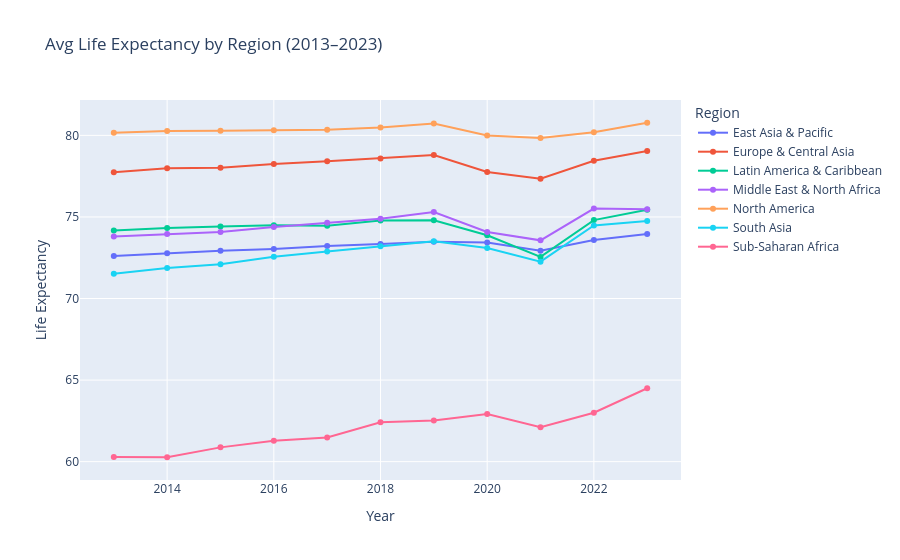

Source (notebook cell):
### Code cell
# Chart 1: how has life expectancy changed by region over time?
region_avg = df.groupby(['Year', 'Region'])['Life Expectancy'].mean().reset_index()
fig = px.line(region_avg, x='Year', y='Life Expectancy', color='Region',
              markers=True, title='Avg Life Expectancy by Region (2013–2023)')
fig.show()

### Figure 1 — Plotly figure (JSON) as saved in the notebook; plotly's stock layout.template omitted (floating-point values rounded to 4 significant figures)
{"data": [{"hovertemplate": "Region=East Asia & Pacific<br>Year=%{x}<br>Life Expectancy=%{y}<extra></extra>", "legendgroup": "East Asia & Pacific", "line": {"color": "#636efa", "dash": "solid"}, "marker": {"symbol": "circle"}, "mode": "lines+markers", "name": "East Asia & Pacific", "orientation": "v", "showlegend": true, "type": "scatter", "x": [2013, 2014, 2015, 2016, 2017, 2018, 2019, 2020, 2021, 2022, 2023], "xaxis": "x", "y": [72.6, 72.77, 72.92, 73.03, 73.21, 73.34, 73.47, 73.43, 72.93, 73.59, 73.96], "yaxis": "y"}, {"hovertemplate": "Region=Europe & Central Asia<br>Year=%{x}<br>Life Expectancy=%{y}<extra></extra>", "legendgroup": "Europe & Central Asia", "line": {"color": "#EF553B", "dash": "solid"}, "marker": {"symbol": "circle"}, "mode": "lines+markers", "name": "Europe & Central Asia", "orientation": "v", "showlegend": true, "type": "scatter", "x": [2013, 2014, 2015, 2016, 2017, 2018, 2019, 2020, 2021, 2022, 2023], "xaxis": "x", "y": [77.74, 77.98, 78.01, 78.25, 78.42, 78.58, 78.79, 77.75, 77.34, 78.45, 79.05], "yaxis": "y"}, {"hovertemplate": "Region=Latin America & Caribbean<br>Year=%{x}<br>Life Expectancy=%{y}<extra></extra>", "legendgroup": "Latin America & Caribbean", "line": {"color": "#00cc96", "dash": "solid"}, "marker": {"symbol": "circle"}, "mode": "lines+markers", "name": "Latin America & Caribbean", "orientation": "v", "showlegend": true, "type": "scatter", "x": [2013, 2014, 2015, 2016, 2017, 2018, 2019, 2020, 2021, 2022, 2023], "xaxis": "x", "y": [74.17, 74.32, 74.41, 74.49, 74.47, 74.78, 74.8, 73.88, 72.55, 74.81, 75.45], "yaxis": "y"}, {"hovertemplate": "Region=Middle East & North Africa<br>Year=%{x}<br>Life Expectancy=%{y}<extra></extra>", "legendgroup": "Middle East & North Africa", "line": {"color": "#ab63fa", "dash": "solid"}, "marker": {"symbol": "circle"}, "mode": "lines+markers", "name": "Middle East & North Africa", "orientation": "v", "showlegend": true, "type": "scatter", "x": [2013, 2014, 2015, 2016, 2017, 2018, 2019, 2020, 2021, 2022, 2023], "xaxis": "x", "y": [73.81, 73.95, 74.08, 74.38, 74.64, 74.89, 75.3, 74.08, 73.56, 75.52, 75.48], "yaxis": "y"}, {"hovertemplate": "Region=North America<br>Year=%{x}<br>Life Expectancy=%{y}<extra></extra>", "legendgroup": "North America", "line": {"color": "#FFA15A", "dash": "solid"}, "marker": {"symbol": "circle"}, "mode": "lines+markers", "name": "North America", "orientation": "v", "showlegend": true, "type": "scatter", "x": [2013, 2014, 2015, 2016, 2017, 2018, 2019, 2020, 2021, 2022, 2023], "xaxis": "x", "y": [80.17, 80.27, 80.28, 80.32, 80.34, 80.48, 80.73, 79.99, 79.84, 80.2, 80.77], "yaxis": "y"}, {"hovertemplate": "Region=South Asia<br>Year=%{x}<br>Life Expectancy=%{y}<extra></extra>", "legendgroup": "South Asia", "line": {"color": "#19d3f3", "dash": "solid"}, "marker": {"symbol": "circle"}, "mode": "lines+markers", "name": "South Asia", "orientation": "v", "showlegend": true, "type": "scatter", "x": [2013, 2014, 2015, 2016, 2017, 2018, 2019, 2020, 2021, 2022, 2023], "xaxis": "x", "y": [71.52, 71.87, 72.11, 72.57, 72.88, 73.2, 73.51, 73.1, 72.26, 74.48, 74.75], "yaxis": "y"}, {"hovertemplate": "Region=Sub-Saharan Africa<br>Year=%{x}<br>Life Expectancy=%{y}<extra></extra>", "legendgroup": "Sub-Saharan Africa", "line": {"color": "#FF6692", "dash": "solid"}, "marker": {"symbol": "circle"}, "mode": "lines+markers", "name": "Sub-Saharan Africa", "orientation": "v", "showlegend": true, "type": "scatter", "x": [2013, 2014, 2015, 2016, 2017, 2018, 2019, 2020, 2021, 2022, 2023], "xaxis": "x", "y": [60.28, 60.27, 60.88, 61.28, 61.49, 62.41, 62.52, 62.92, 62.11, 63.0, 64.5], "yaxis": "y"}], "layout": {"legend": {"title": {"text": "Region"}, "tracegroupgap": 0}, "title": {"text": "Avg Life Expectancy by Region (2013–2023)"}, "xaxis": {"anchor": "y", "domain": [0, 1], "title": {"text": "Year"}}, "yaxis": {"anchor": "x", "domain": [0, 1], "title": {"text": "Life Expectancy"}}}}
